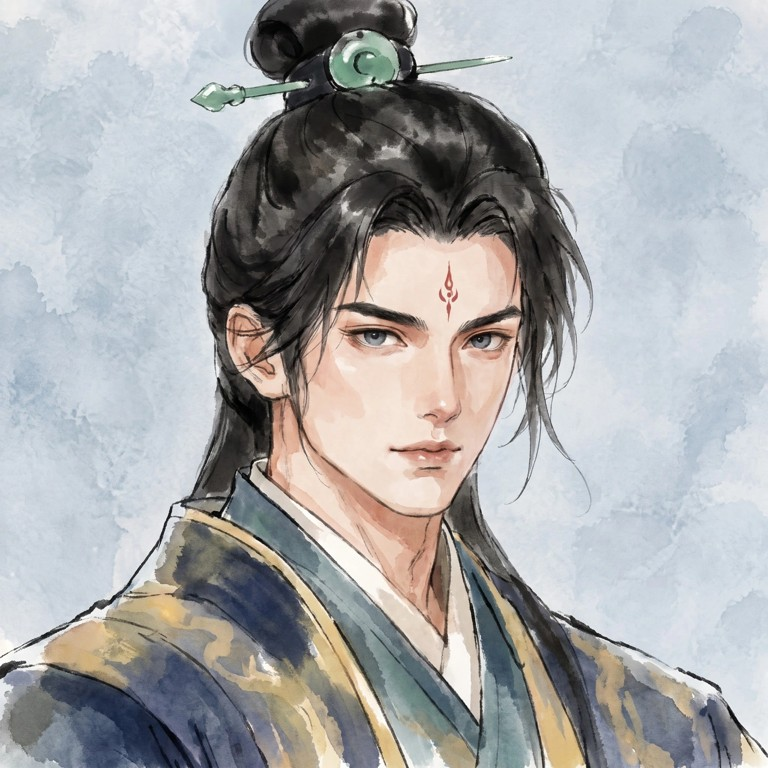
#> input picture tools/art/anchors/face.jpg, 768 x 768 px
$ python -i pipeline.py   (imports and definitions only)
#> lines starting #> are read from the running program, lines starting #| are printed output that depends on the picture
# Xử lý ảnh và ghép vào game: tách nền hồng, cắt bảng 3×3, đặt tranh vào đúng hộp asset, ghi manifest.
# Mọi hộp/điểm neo lấy từ bản vẽ code (.work/proc, .work/skins do export.ts xuất) hoặc keys.json.
import json, os, subprocess
import numpy as np
from PIL import Image
from scipy import ndimage

HERE = os.path.dirname(os.path.abspath(__file__))
ROOT = os.path.abspath(os.path.join(HERE, '..', '..'))
ART = os.path.join(ROOT, 'apps', 'client', 'public', 'art')   # nơi game đọc
WORK = os.path.join(HERE, '.work')                              # ảnh thô, ảnh mẫu gửi lên, bản vẽ code (không commit)
ANCHORS = os.path.join(HERE, 'anchors')                         # ảnh mẫu phong cách (commit)
PAPER = (232, 222, 196, 255)
S = 3  # px mỗi DU của tranh xuất ra (màn 3x vẫn nét)
S_HD = 6  # bản HD cho màn to độ nét cao (desktop Retina: cảnh ~2,85 px CSS/DU × 2) — chỉ máy cần mới tải (main.ts)
Q = 82  # chất lượng WebP: 90 nặng hơn ~40% mà mắt không thấy khác trên nét thủy mặc
# [1 line not run here, left out]
RATIOS = {'1:1': 1, '3:2': 1.5, '4:3': 4 / 3, '16:9': 16 / 9, '2:3': 2 / 3, '3:4': 3 / 4, '9:16': 9 / 16}

def raw(name): return os.path.join(WORK, 'raw', f'{name}.webp')
def fname(key): return key.replace(':', '-').replace('#', '').replace('*', 'v')

# ---------- nền, cắt, viền ----------
# [32 lines left out: functions key_magenta, fill_inside, not called in this run]

def trim(im, thr=10):
  box = im.getchannel('A').point(lambda v: 255 if v > thr else 0).getbbox()
  return im.crop(box) if box else im

# [8 lines left out: function feather, not called in this run]

def main_blob(im, keep_ratio=0.04):
  """giữ hình trong ô: khối lớn nhất + mọi mảnh không chạm mép ô và đủ lớn (sóng loa, gạch chéo, giọt nước tách rời);
  bỏ mảnh chạm mép (phần ô bên cạnh lấn sang) và vụn nhỏ"""
  a = ndimage.binary_closing(np.asarray(im.getchannel('A')) > 90, iterations=3)
  lab, n = ndimage.label(a)
  if n == 0: return im
  sizes = ndimage.sum(a, lab, range(1, n + 1))
  big = 1 + int(np.argmax(sizes))
  edge = set(np.unique(np.concatenate([lab[0], lab[-1], lab[:, 0], lab[:, -1]]))) - {0}
  ids = [big] + [i + 1 for i, sz in enumerate(sizes) if i + 1 != big and i + 1 not in edge and sz >= keep_ratio * sizes[big - 1]]
  keep = ndimage.binary_dilation(np.isin(lab, ids), iterations=4)
  arr = np.asarray(im).copy()
  arr[..., 3] = (arr[..., 3] * keep).astype(np.uint8)
  return Image.fromarray(arr, 'RGBA')

# [87 lines left out: functions depink, blobs, cut_sheet, calm, ref, padded, not called in this run]

def uncrop(im, box):
  x0, y0, x1, y1 = box
  return im.crop((round(x0 * im.width), round(y0 * im.height), round(x1 * im.width), round(y1 * im.height)))

# ---------- manifest ----------
_manifest = None
# [126 lines left out: functions manifest, save, write_manifest, building_dims, cloud_bank, fit_building and 6 more, not called in this run]

# ---------- gói theo cảnh + atlas (như bundle/atlas của Godot, LayaAir) ----------
# Mỗi mục manifest được gán `pack` theo cảnh dùng nó; game chỉ đợi gói 'boot' rồi hiện, gói của cảnh nào thì cảnh đó đợi
# (packages/art/art.ts artPack), còn lại tải nền. Texture (tex) của một gói gom vào vài trang atlas 2048² (`page` + `frame`):
# ít lượt tải, Pixi gộp được lượt vẽ. File lẻ vẫn giữ (ảnh HTML như panel:* dùng file lẻ; lần gói sau đọc lại từ đây).
PACKS = [  # (gói, key) — mục đầu tiên khớp thì lấy; không khớp: không gói, trình duyệt tự tải khi cần (icon, chân dung…)
  ('boot', r'^(skin|emblem):'),  # giao diện nào cũng dùng: da, hình chạm huy hiệu (huy hiệu nướng lên canvas ngay khi hiện)
  *[(f'bld{t}', rf'^bld:\w+:{t}:') for t in range(1, 6)],  # công trình theo bậc: cảnh núi chỉ đợi các bậc đang hiện (Home.svelte)
  ('home', r'^(fog|cloud|peak|ledge|stair|far\d|pine|rock|bamboo|blossom|lantern|sun|moon|crane|bird|fly|pearl|walker|worker|disciple|flag|scaffold|lm)(:|$)'),
  ('map', r'^(map|march)(:|$)'),
  ('world', r'^wtoken$'),
  ('battle', r'^(sold|beast|field|thunder):'),
]
PAGE, PAD = 2048, 2

PAGE_HD = 4096  # atlas HD chỉ máy desktop tải: GPU nào cũng nhận texture 4096

# [81 lines left out: functions shelf, pack_all, raw_k, symmetric, nine, not called in this run]

def _rgb(h): return np.array([int(h[i:i + 2], 16) for i in (1, 3, 5)], np.float32)

# [66 lines left out: functions tint, tint_grey, despill, raw_frame, lacquer, not called in this run]

>>> import cv2
>>> picture = cv2.imread('anchors/face.jpg', cv2.IMREAD_GRAYSCALE)
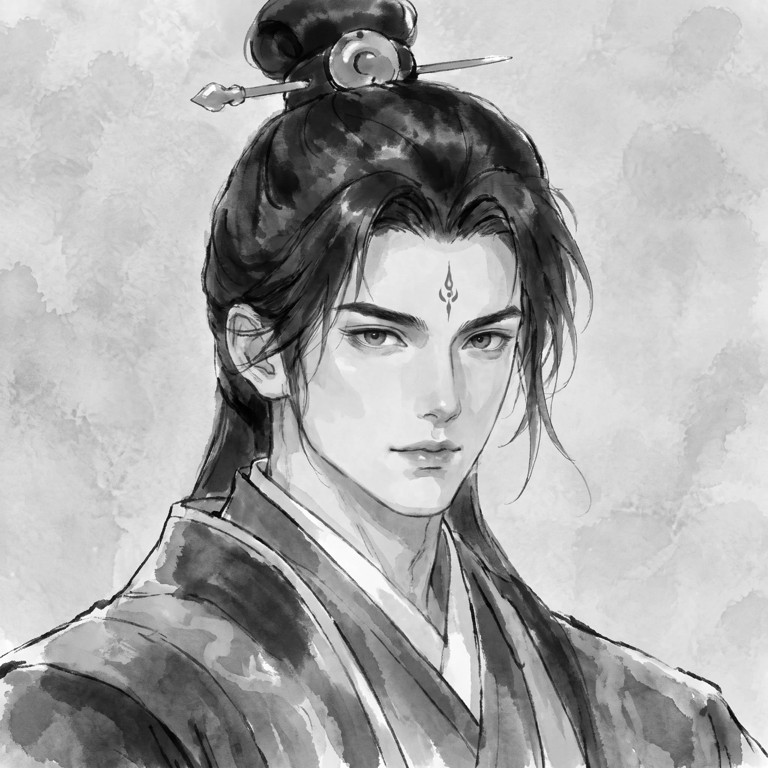
#> picture: shape (768, 768); min 0, max 255, mean 168.9
>>> result = main_blob(picture)
#> (the run stopped early here; a loop or call above may not have finished)
